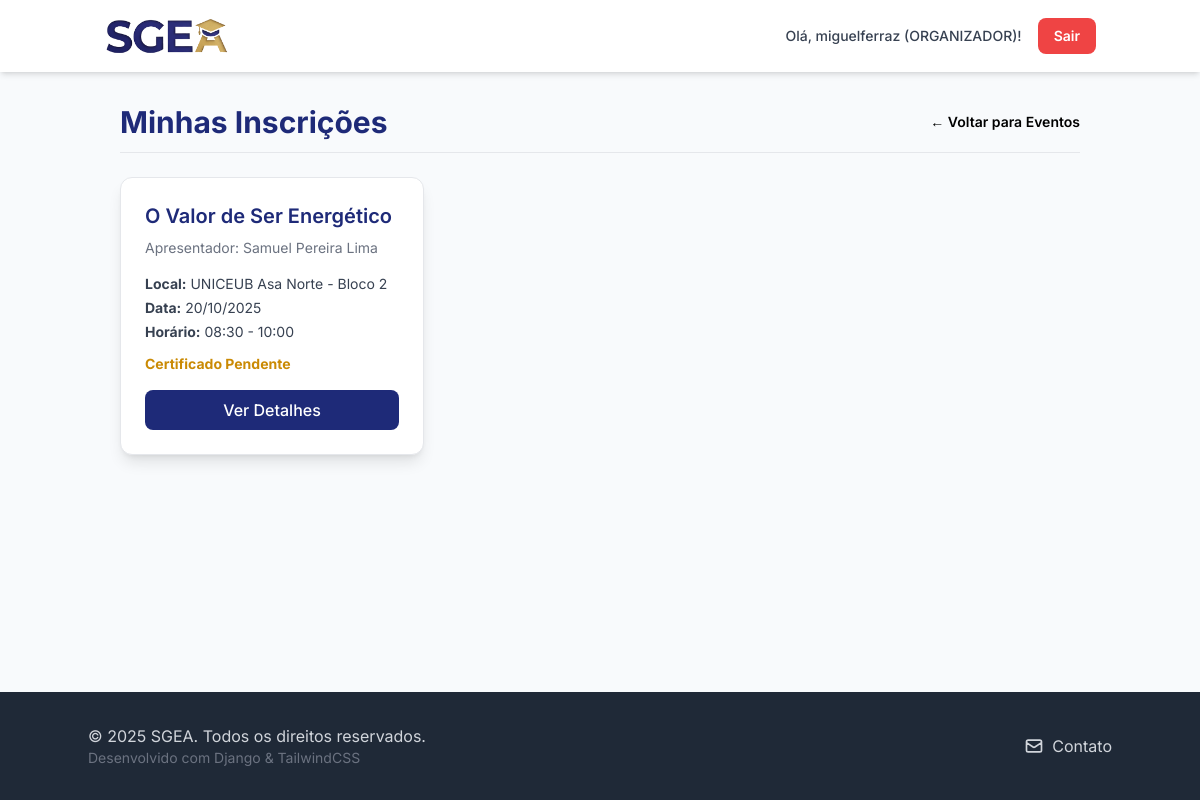
Page /eventos/minhas-inscricoes/ (signed in) on the committed database.
### users/models.py (models this page shows, shortened)
class Usuario(AbstractUser):
    telefone = models.CharField(max_length=15, verbose_name='Telefone', blank=True, null=True)
    instituicao_ensino = models.CharField(
        max_length=100,
        verbose_name='Instituição de Ensino',
        blank=True,
        null=True
    )
    PERFIL_CHOICES = (
        ('ALUNO', 'Aluno'),
        ('PROFESSOR', 'Professor'),
        ('ORGANIZADOR', 'Organizador'),
    )
    perfil = models.CharField(
        max_length=15,
        choices=PERFIL_CHOICES,
        default='ALUNO',
        verbose_name='Perfil'
    )
    data_registro = models.DateTimeField(auto_now_add=True)
    class Meta:
        verbose_name = 'Usuário'
        verbose_name_plural = 'Usuários'

### events/models.py (models this page shows, shortened)
class Inscricao(models.Model):
    usuario = models.ForeignKey(Usuario, on_delete=models.CASCADE)
    evento = models.ForeignKey(Evento, on_delete=models.CASCADE)
    data_inscricao = models.DateTimeField(auto_now_add=True)
    certificado_emitido = models.BooleanField(default=False)
    class Meta:
        unique_together = ('usuario', 'evento')

class Evento(models.Model):
    TIPO_CHOICES = (
        ('SEMINARIO', 'Seminário'),
        ('PALESTRA', 'Palestra'),
        ('MINICURSO', 'Minicurso'),
        ('SEMANA', 'Semana Acadêmica'),
    )
    nome_evento = models.CharField(max_length=255)
    apresentador = models.CharField(max_length=255)
    tipo_evento = models.CharField(max_length=50, choices=TIPO_CHOICES)
    data = models.DateField()
    horario_inicio = models.TimeField()
    horario_fim = models.TimeField()
    local = models.CharField(max_length=255)
    qtd_participantes = models.IntegerField(default=0)
    organizador_responsavel = models.ForeignKey(
        Usuario,
        on_delete=models.CASCADE,
        limit_choices_to={'perfil': 'ORGANIZADOR'}
    )

### events/views.py (the view)
# urls.py: path('minhas-inscricoes/', views.MyInscriptionsListView.as_view(), name='my_inscriptions'),
class MyInscriptionsListView(LoginRequiredMixin, ListView):
    model = Inscricao
    template_name = 'events/my_inscriptions.html'
    context_object_name = 'inscricoes_list'
    def get_queryset(self):
        return Inscricao.objects.filter(usuario=self.request.user).order_by('evento__data')

### events/templates/events/my_inscriptions.html (shortened to what this page needs)
{% load static %}
<!DOCTYPE html>
<html lang="pt-br">
<head>
    <script src="https://cdn.tailwindcss.com"></script>
    <link rel="stylesheet" href="{% static 'css/base.css' %}">
</head>
<body>
    {% include 'inicio/partials/header.html' %}
    <main class="container mx-auto p-4 sm:p-6 md:p-8">
        <div class="flex justify-between items-center mb-6 border-b pb-3">
            <h2 class="text-3xl font-bold" style="color: var(--sgea-blue);">Minhas Inscrições</h2>
            <a href="{% url 'events:event_list' %}" class="text-sm font-semibold hover:text-gray-900 transition duration-150">← Voltar para Eventos</a>
        </div>
        {% if inscricoes_list %}
            <div class="grid grid-cols-1 md:grid-cols-2 lg:grid-cols-3 gap-6">
                {% for inscricao in inscricoes_list %}
                    <div class="bg-white p-6 rounded-xl shadow-lg hover:shadow-xl transition duration-300 border border-gray-200 flex flex-col">
                        <h3 class="text-xl font-semibold mb-2" style="color: var(--sgea-blue);">{{ inscricao.evento.nome_evento }}</h3>
                        <p class="text-gray-500 text-sm mb-4">Apresentador: {{ inscricao.evento.apresentador }}</p>
                        <div class="space-y-1 text-sm text-gray-700 flex-grow">
                            <p><strong>Local:</strong> {{ inscricao.evento.local }}</p>
                            <p><strong>Data:</strong> {{ inscricao.evento.data|date:"d/m/Y" }}</p>
                            <p><strong>Horário:</strong> {{ inscricao.evento.horario_inicio|time:"H:i" }} - {{ inscricao.evento.horario_fim|time:"H:i" }}</p>
                            {% if inscricao.certificado_emitido %}
                                <p class="pt-2">
                                    <a href="{% url 'events:generate_certificate' inscricao_id=inscricao.id %}" target="_blank" class="text-green-600 font-bold hover:text-green-800">
                                        ✓ Baixar Certificado
                                    </a>
                                </p>
                            {% else %}
                                <p class="text-yellow-600 font-bold pt-2">Certificado Pendente</p>
                            {% endif %}
                        </div>
                        <div class="mt-4">
                            <a href="{% url 'events:event_detail' pk=inscricao.evento.pk %}" class="w-full inline-block text-center text-white font-medium py-2 rounded-lg transition duration-200" style="background-color: var(--sgea-blue);" onmouseover="this.style.backgroundColor='#1a256a'" onmouseout="this.style.backgroundColor='var(--sgea-blue)'">
                                Ver Detalhes
                            </a>
                        </div>
                    </div>
                {% endfor %}
            </div>
        {% endif %}
    </main>
    {% include 'inicio/partials/footer.html' %}
</body>
</html>

### inicio/templates/inicio/partials/header.html (shortened to what this page needs)
{% load static %}
<nav class="bg-white shadow-md sticky top-0 z-10">
    <div class="container mx-auto flex justify-between items-center p-4 flex-wrap">
        <a href="{% url 'inicio:home' %}">
            <img src="{% static 'images/logocortada.png' %}" alt="SGEA Logo" class="h-10 w-auto">
        </a>
        <div id="menu" class="hidden md:flex md:items-center md:space-x-4 w-full md:w-auto mt-4 md:mt-0">
            {% if user.is_authenticated %}
                <span class="block md:inline-block text-gray-700 text-sm font-medium py-2">Olá, {{ user.username }} ({{ user.perfil }})!</span>
                <form class="inline-block w-full md:w-auto mt-2 md:mt-0" method="post" action="{% url 'logout' %}">
                    <button type="submit" class="w-full text-center bg-red-500 hover:bg-red-600 text-white px-4 py-2 rounded-lg text-sm font-semibold transition duration-200">Sair</button>
                </form>
            {% endif %}
        </div>
    </div>
</nav>

### sgea_core/static/css/base.css (style rules this page uses)
:root { --sgea-blue: #1E2A78; --sgea-gold: #E4B74C; --sgea-light-gray: #f8fafc; }
html { height: 100%; }
body { display: flex; flex-direction: column; min-height: 100%; font-family: 'Inter', sans-serif; margin: 0; padding: 0; box-sizing: border-box; -webkit-font-smoothing: antialiased; background-color: var(--sgea-light-gray); }
main { flex-grow: 1; }
h1, h2, h3, .text-primary { color: var(--sgea-blue); }
a { color: var(--sgea-blue); transition: color 0.2s; }

### rows in the picture
Usuario: username "miguelferraz", perfil "ORGANIZADOR"
Inscricao: evento.nome_evento "O Valor de Ser Energético", evento.apresentador "Samuel Pereira Lima", evento.local "UNICEUB Asa Norte - Bloco 2", evento.data "20/10/2025", evento.horario_inicio "08:30", evento.horario_fim "10:00", certificado_emitido "Certificado Pendente"
